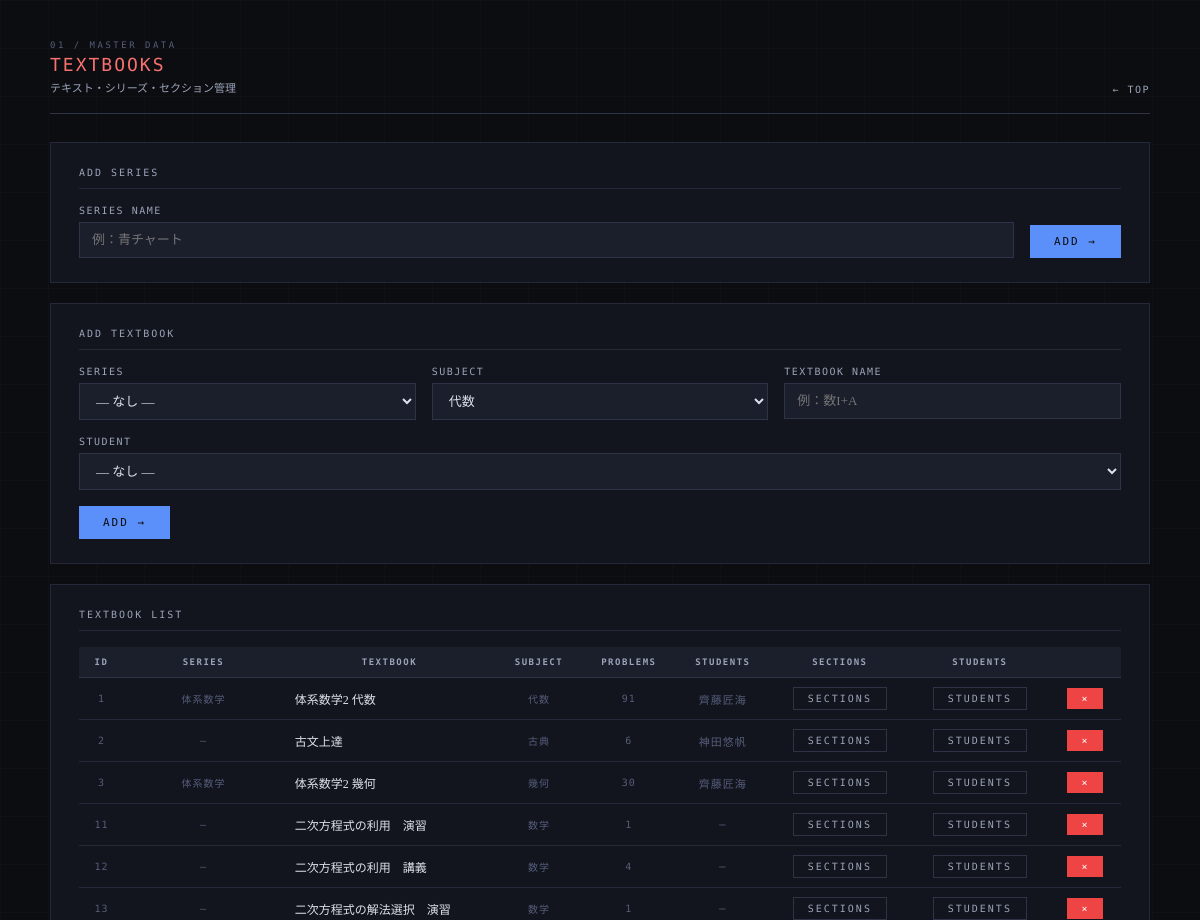
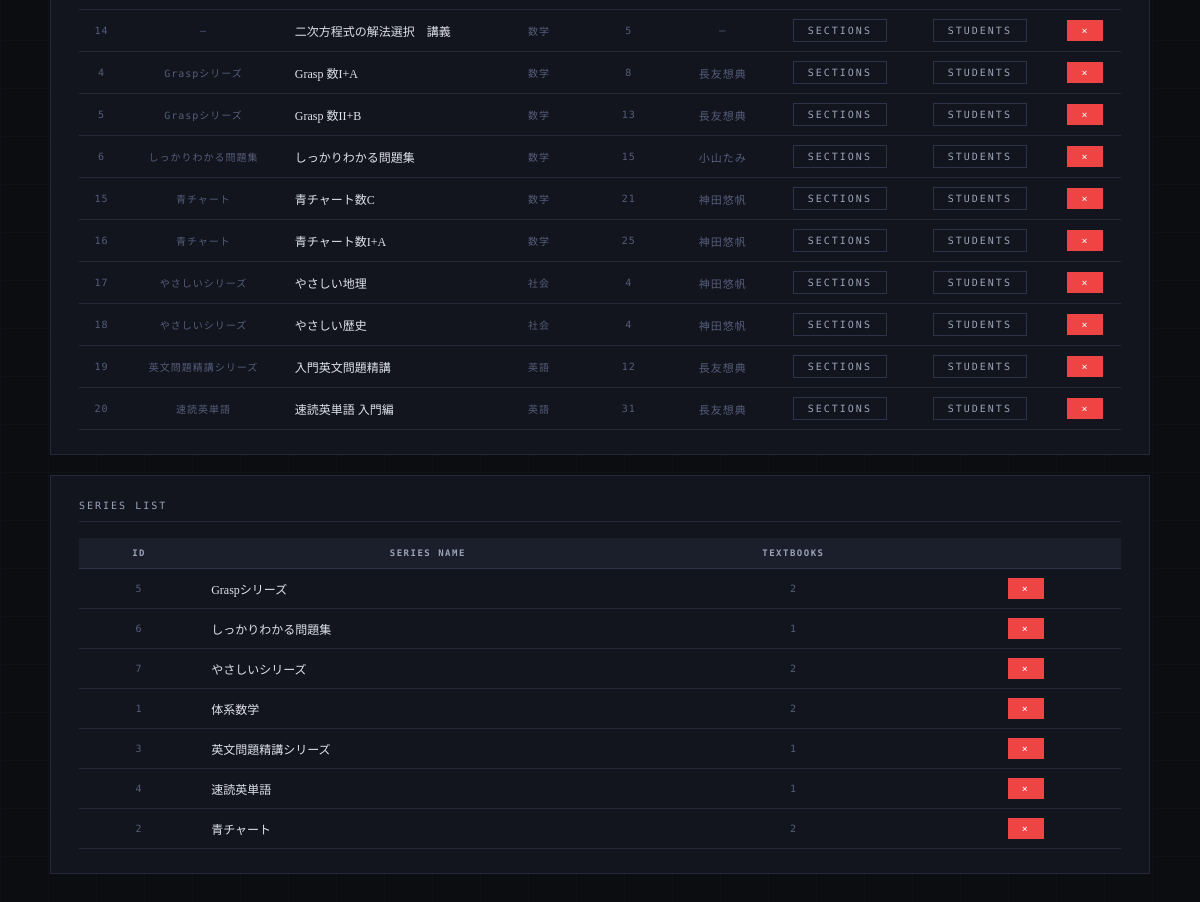
The page /textbooks on the database as committed earlier (2 pictures, top to bottom).
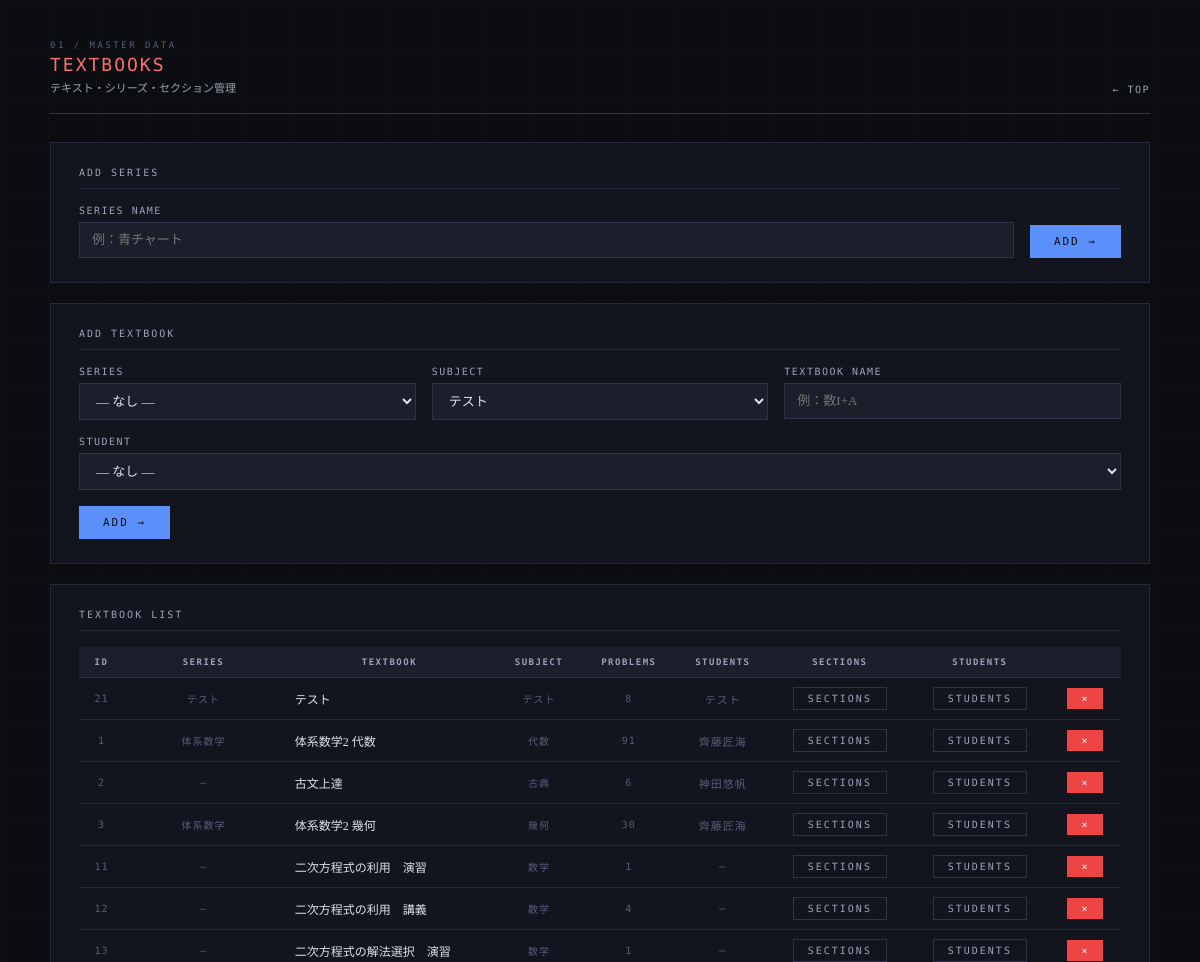
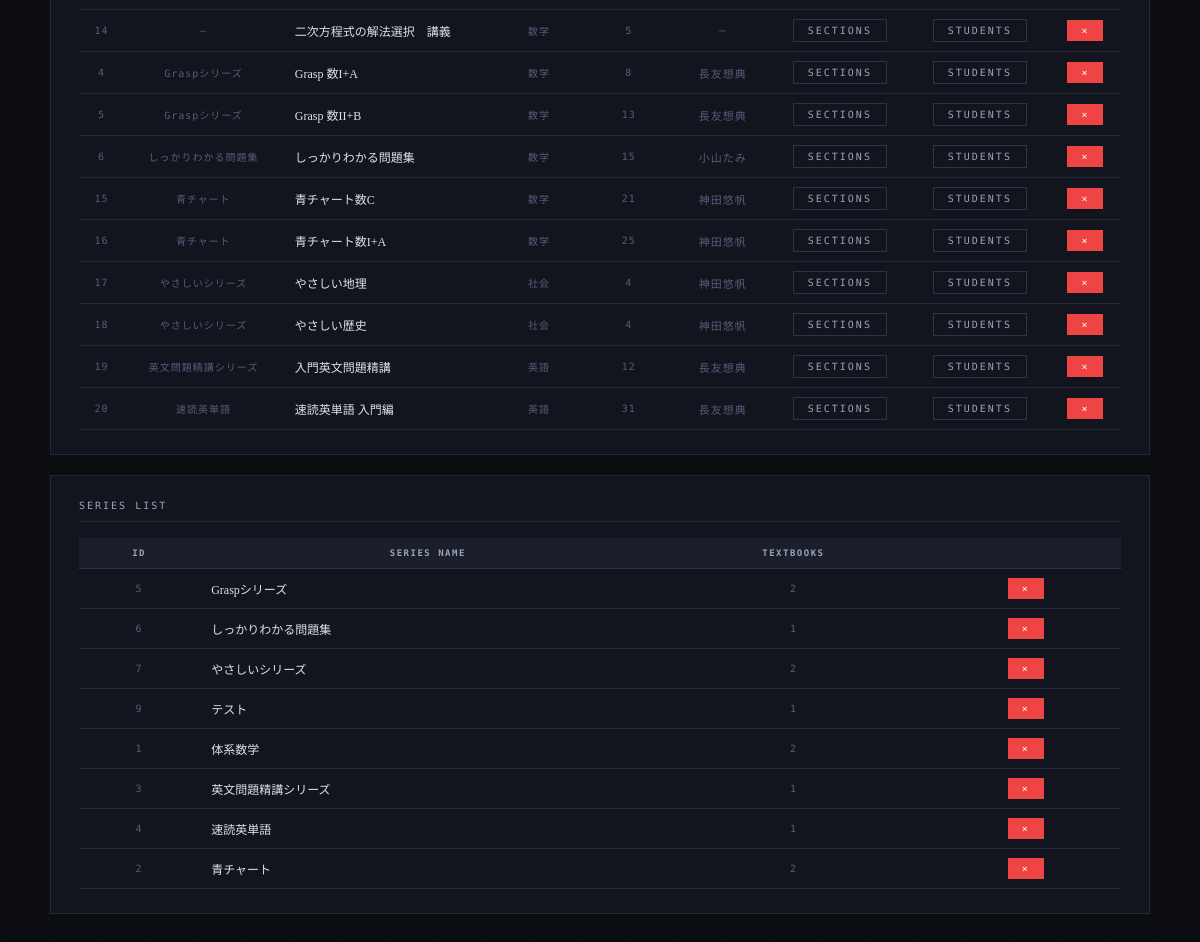
The same page on the database as committed later (2 pictures, top to bottom).
### tables this page shows
CREATE TABLE textbooks (
        textbook_id INTEGER PRIMARY KEY AUTOINCREMENT,
        series_id INTEGER,
        name TEXT NOT NULL,
        subject TEXT NOT NULL,
        description TEXT,
        FOREIGN KEY (series_id) REFERENCES series(series_id)
    );

CREATE TABLE series (
        series_id INTEGER PRIMARY KEY AUTOINCREMENT,
        name TEXT NOT NULL UNIQUE,
        description TEXT
    );

### app.py (the view)
@app.route("/textbooks")
def textbooks():
    conn = get_connection()
    c = conn.cursor()
    c.execute("""
        SELECT t.textbook_id, t.name, t.subject,
               s.name as series_name,
               COUNT(DISTINCT p.problem_id) as problem_count,
               GROUP_CONCAT(DISTINCT st.name) as students
        FROM textbooks t
        LEFT JOIN series s ON t.series_id = s.series_id
        LEFT JOIN problems p ON t.textbook_id = p.textbook_id
        LEFT JOIN student_textbooks stb ON t.textbook_id = stb.textbook_id
        LEFT JOIN students st ON stb.student_id = st.student_id
        GROUP BY t.textbook_id
        ORDER BY t.subject, s.name, t.name
    """)
    tb_list = c.fetchall()
    c.execute("""
        SELECT s.series_id, s.name,
               COUNT(t.textbook_id) as textbook_count
        FROM series s
        LEFT JOIN textbooks t ON s.series_id = t.series_id
        GROUP BY s.series_id ORDER BY s.name
    """)
    series_list = c.fetchall()
    c.execute("SELECT DISTINCT subjects FROM students ORDER BY subjects")
    all_subjects_raw = c.fetchall()
    all_subjects = []
    for row in all_subjects_raw:
        for subj in row["subjects"].split(","):
            s = subj.strip()
            if s and s not in all_subjects:
                all_subjects.append(s)
    c.execute("SELECT student_id, name FROM students ORDER BY student_id")
    all_students = c.fetchall()
    tb_list_with_students = []
    for t in tb_list:
        c.execute("SELECT student_id FROM student_textbooks WHERE textbook_id=?",
                  (t["textbook_id"],))
        sids = [r["student_id"] for r in c.fetchall()]
        tb_list_with_students.append({**dict(t), "student_ids_list": sids})
    conn.close()
    return render_template("textbooks.html",
                           textbooks=tb_list_with_students,
                           series_list=series_list,
                           all_subjects=sorted(all_subjects),
                           all_students=all_students)

### database.py (called while the page is built)
def get_connection():
    conn = sqlite3.connect(DB_PATH)
    conn.row_factory = sqlite3.Row
    return conn

### templates/textbooks.html (shortened to what this page needs)
<!DOCTYPE html>
<html lang="ja">
<head>
</head>
<body>
<div class="container">
  <div class="page-header fade-in">
    <div>
      <div class="page-label">01 / Master Data</div>
      <div class="page-title" style="color:#f87171;">Textbooks</div>
      <div class="page-title-ja">テキスト・シリーズ・セクション管理</div>
    </div>
    <a class="page-header-back" href="/">TOP</a>
  </div>
  <div class="card fade-in">
    <div class="card-title">Add Series</div>
    <form method="POST" action="/textbooks/series/add" style="display:flex;gap:16px;align-items:flex-end;">
      <div style="flex:1;">
        <label>Series Name</label>
        <input type="text" name="name" placeholder="例：青チャート" required>
      </div>
      <button type="submit" class="btn btn-primary" style="margin-top:0;">Add →</button>
    </form>
  </div>
  <div class="card fade-in">
    <div class="card-title">Add Textbook</div>
    <form method="POST" action="/textbooks/add">
      <div class="grid-3">
        <div>
          <label>Series</label>
          <select name="series_id">
            <option value="">— なし —</option>
          </select>
        </div>
        <div>
          <label>Subject</label>
          <select name="subject">
            {% for subj in all_subjects %}
            <option value="{{ subj }}">{{ subj }}</option>
            {% endfor %}
          </select>
        </div>
        <div>
          <label>Textbook Name</label>
          <input type="text" name="name" placeholder="例：数I+A" required>
        </div>
      </div>
      <label>Student</label>
      <select name="student_ids">
        <option value="">— なし —</option>
      </select>
      <div style="margin-top:16px;">
        <button type="submit" class="btn btn-primary">Add →</button>
      </div>
    </form>
  </div>
  <div class="card fade-in">
    <div class="card-title">Textbook List</div>
    <div style="overflow-x:auto;">
    <table class="data-table">
      <thead>
        <tr>
          <th>ID</th><th>Series</th><th>Textbook</th><th>Subject</th>
          <th>Problems</th><th>Students</th><th>Sections</th><th>Students</th><th></th>
        </tr>
      </thead>
      <tbody>
      {% for t in textbooks %}
      <tr>
        <td class="meta-text">{{ t.textbook_id }}</td>
        <td class="meta-text">{{ t.series_name or '—' }}</td>
        <td class="left">{{ t.name }}</td>
        <td class="meta-text">{{ t.subject }}</td>
        <td class="meta-text">{{ t.problem_count }}</td>
        <td class="meta-text" style="font-size:11px;">{{ t.students or '—' }}</td>
        <td>
          <a href="/textbooks/{{ t.textbook_id }}/sections"
            class="btn btn-ghost btn-sm">Sections</a>
        </td>
        <td>
          <button class="btn btn-ghost btn-sm"
            onclick="toggleStudentForm({{ t.textbook_id }})">Students</button>
        </td>
        <td>
          <form method="POST" action="/textbooks/delete/{{ t.textbook_id }}"
            style="display:inline;"
            onsubmit="return confirm('Delete this textbook?')">
            <button class="btn btn-danger btn-sm">×</button>
          </form>
        </td>
      </tr>
      {% endfor %}
      </tbody>
    </table>
    </div>
  </div>
  <div class="card fade-in">
    <div class="card-title">Series List</div>
    <div style="overflow-x:auto;">
    <table class="data-table">
      <thead>
        <tr><th>ID</th><th>Series Name</th><th>Textbooks</th><th></th></tr>
      </thead>
      <tbody>
      {% for s in series_list %}
      <tr>
        <td class="meta-text">{{ s.series_id }}</td>
        <td class="left">{{ s.name }}</td>
        <td class="meta-text">{{ s.textbook_count }}</td>
        <td>
          <form method="POST" action="/textbooks/series/delete/{{ s.series_id }}"
            style="display:inline;"
            onsubmit="return confirm('Delete this series?')">
            <button class="btn btn-danger btn-sm">×</button>
          </form>
        </td>
      </tr>
      {% endfor %}
      </tbody>
    </table>
    </div>
  </div>
</div>
</body>
</html>

Rows that differ between the two databases and show on the page:
added textbooks: textbook_id "21", series_name "テスト", name "テスト", subject "テスト", problem_count "8", students "テスト"
added series: series_id "9", name "テスト", textbook_count "1"
Other text that changed with them:
form field subject: "代数" → "テスト"
